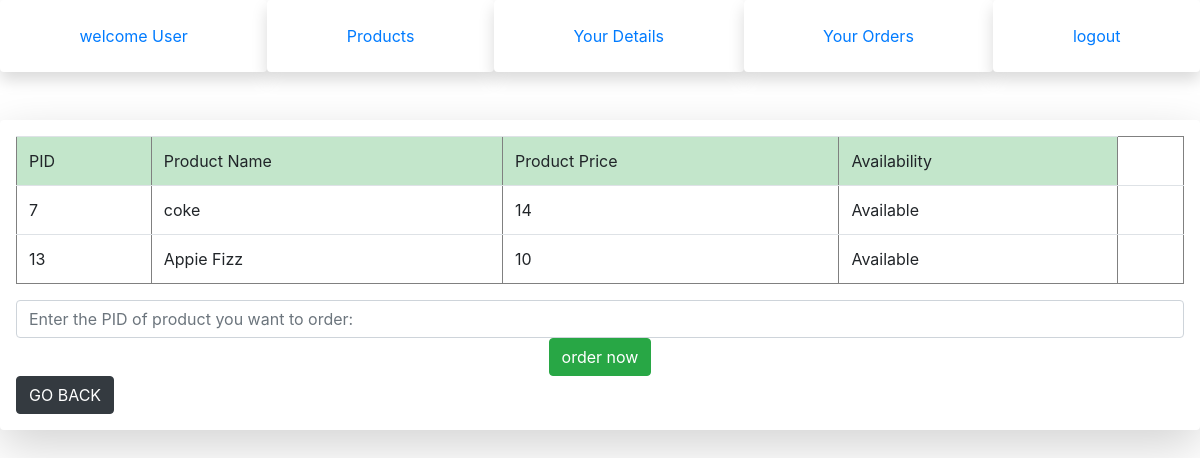
/drinks.php (signed in), run on the app's committed database.
### tables this page shows
CREATE TABLE `products` (
  `id` int(11) NOT NULL,
  `pname` varchar(70) NOT NULL,
  `ptype` varchar(80) NOT NULL,
  `price` varchar(70) NOT NULL,
  `avail` varchar(90) NOT NULL DEFAULT 'Available'
);

### drinks.php (the view, shortened to what this page needs)
<!DOCTYPE html>
<html lang="en" dir="ltr">
  <head>
    <link rel="stylesheet" href="https://stackpath.bootstrapcdn.com/bootstrap/4.3.1/css/bootstrap.min.css">
  </head>
  <body>
    <ul class="nav nav-pills nav-fill">
  <li class="nav-item">
      <div class="shadow p-3 mb-5 bg-white rounded">
    <a class="nav-link " href="homepage.php" >welcome User</a>
  </li>
  <li class="nav-item">
      <div class="shadow p-3 mb-5 bg-white rounded">
    <a class="nav-link " href="products.php">Products</a>
  </li>
  <li class="nav-item">
    <div class="shadow p-3 mb-5 bg-white rounded">
    <a class="nav-link" href="detail.php">Your Details</a>
  </li>
  <li class="nav-item">
      <div class="shadow p-3 mb-5 bg-white rounded">
    <a class="nav-link" href="myorder.php">Your Orders</a>
  </li>
  <li class="nav-item">
    <div class="shadow p-3 mb-5 bg-white rounded">
    <a class="nav-link " href="logout.php" >logout</a>
  </li>
</ul>
<div class="shadow-lg p-3 mb-5 bg-white rounded">
<table class="table" border="1">
  <tr>
    <td class="table-success">PID</td>
    <td class="table-success">Product Name</td>
    <td class="table-success">Product Price</td>
    <td class="table-success">Availability</td>
  </tr>
</div>
<?php
$servername = "localhost";
$username = "root";
$password = "root";
$dbname = "canteen";
$conn = new mysqli($servername, $username, $password, $dbname);
$sql = "SELECT * FROM products where ptype='drinks'";
$result = $conn->query($sql);
if ($result->num_rows > 0) {
   while($row = $result->fetch_assoc()) {
     echo "<tr><td>";
     echo $row['id'];
      echo "</td><td>";
     echo $row['pname'];
      echo "</td><td>";
     echo $row['price'];
      echo "</td><td>";
      echo $row['avail'];
    echo "</td><td>";
   }
} else {
   echo "invalid user";
   echo "ff";
}
?>
</body>
</html>
<!DOCTYPE html>
<html lang="en" dir="ltr">
  <head>
  </head>
  <body>
    <form  action="mail\dmail.php" method="post">
      <input class="form-control" type="text" name="PID" id="PID" placeholder="Enter the PID of product you want to order:">
      <div style="text-align:center">
      <input class="btn btn-success" type="submit" name="sun" value="order now">
    </div>
    </form>
    <form  action="products.php" method="post">
      <input  class="btn btn-dark"type="submit" name="" value="GO BACK">
    </form>
  </body>
</html>

### data on the page
products: id "7", pname "coke", price "14", avail "Available"
products: id "13", pname "Appie Fizz", price "10", avail "Available"
